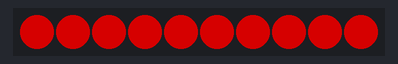
This sketch was run on a simulated Arduino Uno, built with avr-gcc and run on an emulated ATmega328P. Parts: 10 RGB LEDs in strip order, left to right. Dim RGB values are drawn brighter than linear.

Above: at 0.15 s.
At 35.58 s:
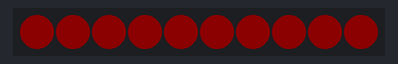

The sketch:

beats.ino
```cpp
#include <FastLED.h>

#define NUM_LEDS 10
#define DATA_PIN 8
#define MAX_VOLTS 5
#define MAX_AMPS 500
#define BRIGHTNESS 200 // We set max brightness high to see the pulse

CRGB leds[NUM_LEDS];

void setup() {
  FastLED.addLeds<WS2812B, DATA_PIN, GRB>(leds, NUM_LEDS);
  FastLED.setMaxPowerInVoltsAndMilliamps(MAX_VOLTS, MAX_AMPS);
  FastLED.setBrightness(BRIGHTNESS);
}

void loop() {
  // beatsin8(BeatsPerMinute, LowestValue, HighestValue)
  // This creates a number that swings between 10 and 255
  uint8_t pulse = beatsin8(30, 10, 255);

  // Apply that "pulse" number to the brightness
  FastLED.setBrightness(pulse);

  fill_solid(leds, NUM_LEDS, CRGB::Red);
  FastLED.show();
}
```
